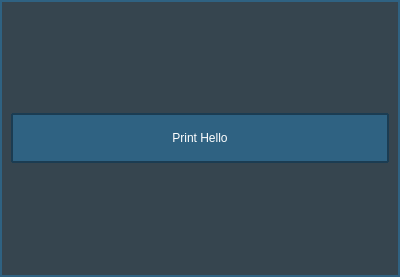
<?xml version="1.0" encoding="UTF-8"?>
<ui version="4.0">
 <class>Dialog</class>
 <widget class="QDialog" name="Dialog">
  <property name="geometry">
   <rect>
    <x>0</x>
    <y>0</y>
    <width>400</width>
    <height>277</height>
   </rect>
  </property>
  <property name="windowTitle">
   <string>Dialog</string>
  </property>
  <property name="styleSheet">
   <string notr="true">QMainWindow {
    background-color: #f5f5f5;
}

QDialog{
	background-color: #36454F;
	border: 2px solid #2F6282
}

QPushButton {
    background-color: #2F6282;
    color: white;
    border: 2px solid #1B3C52;;
    border-radius: 1px;
    padding: 8px 16px;
    min-height: 30px;
}

QPushButton:hover {
	border: 2px solid #1972B0
}

QPushButton:pressed {
    background-color: #27516E;
}

QLineEdit {
    border: 2px solid #e0e0e0;
    border-radius: 4px;
    padding: 5px;
    background-color: white;
}

QLineEdit:focus {
    border: 2px solid #0078d4;
}

QLabel {
    color: #333333;
}

QGroupBox {
    border: 1px solid #ddd;
    border-radius: 6px;
    margin-top: 10px;
    padding-top: 15px;
    background-color: white;
}

QGroupBox::title {
    subcontrol-origin: margin;
    left: 10px;
    padding: 0 5px;
}</string>
  </property>
  <layout class="QVBoxLayout" name="verticalLayout_2">
   <item>
    <widget class="QPushButton" name="pushButton">
     <property name="text">
      <string>Print Hello</string>
     </property>
    </widget>
   </item>
  </layout>
 </widget>
 <resources/>
 <connections/>
</ui>
